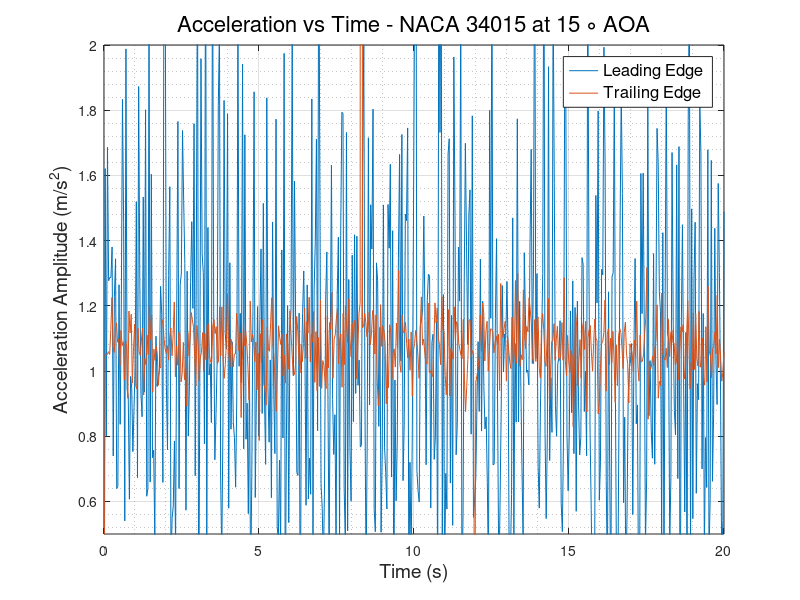
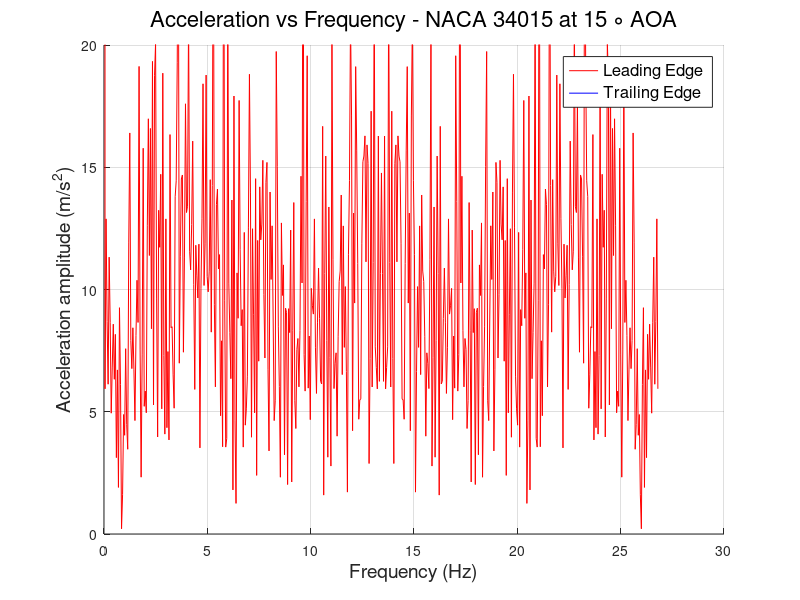

These charts were generated, in order, by the following MATLAB code:
clc
clear
close all
%% READING ACCELEROMETER DATA and defining Variables
                        % LEADING EDGE %
data   = xlsread('LE_600rpm.csv');
LE_time   = data(:,1);
LE_X_acc  = data(:,2);
LE_Y_acc  = data(:,3);
LE_Z_acc  = data(:,4);
LE_R_acc  = sqrt(LE_X_acc.^2 + LE_Y_acc.^2 + LE_Z_acc.^2);
% plot(LE_time,LE_R_acc)
N      = numel(LE_time);
Ts     = abs(diff(LE_time(1:2)));
fs     = 1/Ts;
f_axis = [0:N-1]*fs/N;
A_freq_LE = fft(LE_R_acc);
figure(1) 
plot(LE_time,LE_R_acc)
hold on
figure(2)
hold on
plot(f_axis,abs(A_freq_LE),'-r','LineWidth',0.5)
grid on 
grid minor
                        % TRAILING EDGE %
data   = xlsread('TE_600rpm.csv');
TE_time   = data(:,1);
TE_X_acc  = data(:,2);
TE_Y_acc  = data(:,3);
TE_Z_acc  = data(:,4);
TE_R_acc  = sqrt(TE_X_acc.^2 + TE_Y_acc.^2 + TE_Z_acc.^2);
% plot(TE_time,TE_R_acc)
N      = numel(TE_time);
Ts     = abs(diff(TE_time(1:2)));
fs     = 1/Ts;
f_axis = [0:N-1]*fs/N;
A_freq_TE = fft(TE_R_acc);
figure(1)
plot(TE_time, TE_R_acc)
grid on
grid minor
xlabel('Time (s)','FontSize',14,'FontWeight','normal')
ylabel('Acceleration Amplitude (m/s^2)','FontSize',14,'FontWeight','normal')
legend ('Leading Edge','Trailing Edge','FontSize',12,'FontWeight','normal')
title('Acceleration vs Time - NACA 34015 at 15 \circ AOA','FontSize',16,'FontWeight','normal')
ylim([0.5 2])
figure(2)
plot(f_axis,abs(A_freq_TE),'-b','LineWidth',0.5)
grid on 
grid minor
ylabel('Acceleration amplitude (m/s^2)','FontSize',14,'FontWeight','normal')
xlabel('Frequency (Hz)','FontSize',14,'FontWeight','normal')
ylim([0 20])
legend ('Leading Edge','Trailing Edge','FontSize',12,'FontWeight','normal')
title('Acceleration vs Frequency - NACA 34015 at 15 \circ AOA','FontSize',16,'FontWeight','normal')
